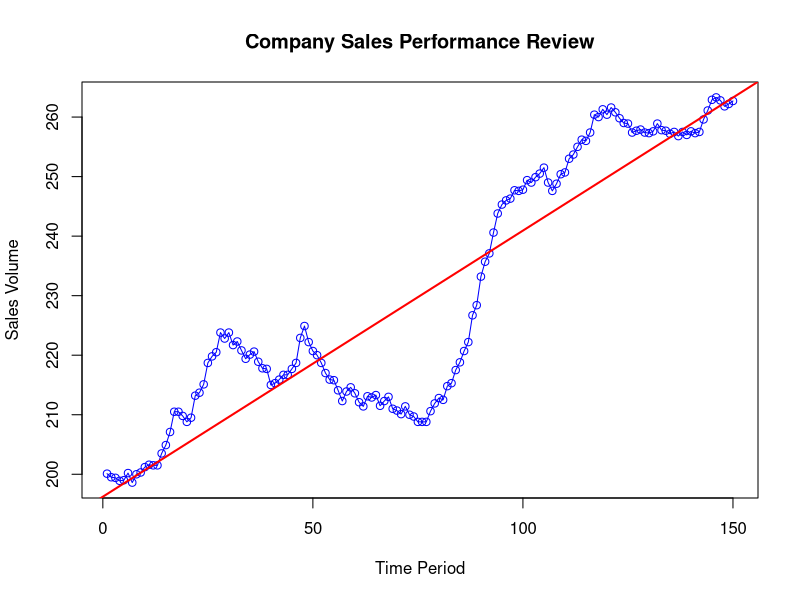

The R source for this figure:
# ==========================================================
# LAB 8b: TASK 2 - STORYTELLING WITH BJsales DATASET
# ==========================================================

# 1. Load the built-in dataset
data(BJsales)

# 2. Generate Visualization (Line Chart)
plot(BJsales, 
     type = "o", 
     col = "blue", 
     xlab = "Time Period", 
     ylab = "Sales Volume", 
     main = "Company Sales Performance Review")

# Add a trendline
abline(lm(BJsales ~ time(BJsales)), col="red", lwd=2)

# 3. In-Console Manager Presentation Report
cat("==========================================================\n")
cat("       SALES PERFORMANCE REPORT TO MANAGER                \n")
cat("==========================================================\n\n")

cat("Good morning, Manager.\n\n")
cat("Please refer to the generated Line Chart in the Plots tab.\n")
cat("I have plotted our historical sales data to visualize our recent performance.\n\n")

cat("OBSERVATIONS:\n")
cat("1. The blue line tracks our actual sales volume per period. As you can see,\n")
cat("   we have experienced significant volatility with frequent, sharp dips.\n")
cat("2. However, I have overlaid a red trendline on the graph. This reveals that\n")
cat("   despite the short-term fluctuations, our overall baseline trajectory is \n")
cat("   steadily increasing over time.\n\n")

cat("RECOMMENDATION:\n")
cat("While the upward trend is positive, we should investigate what caused the \n")
cat("sharpest drops (the lowest points on the blue line) to implement better \n")
cat("safeguards and prevent future revenue loss.\n")
cat("==========================================================\n")
